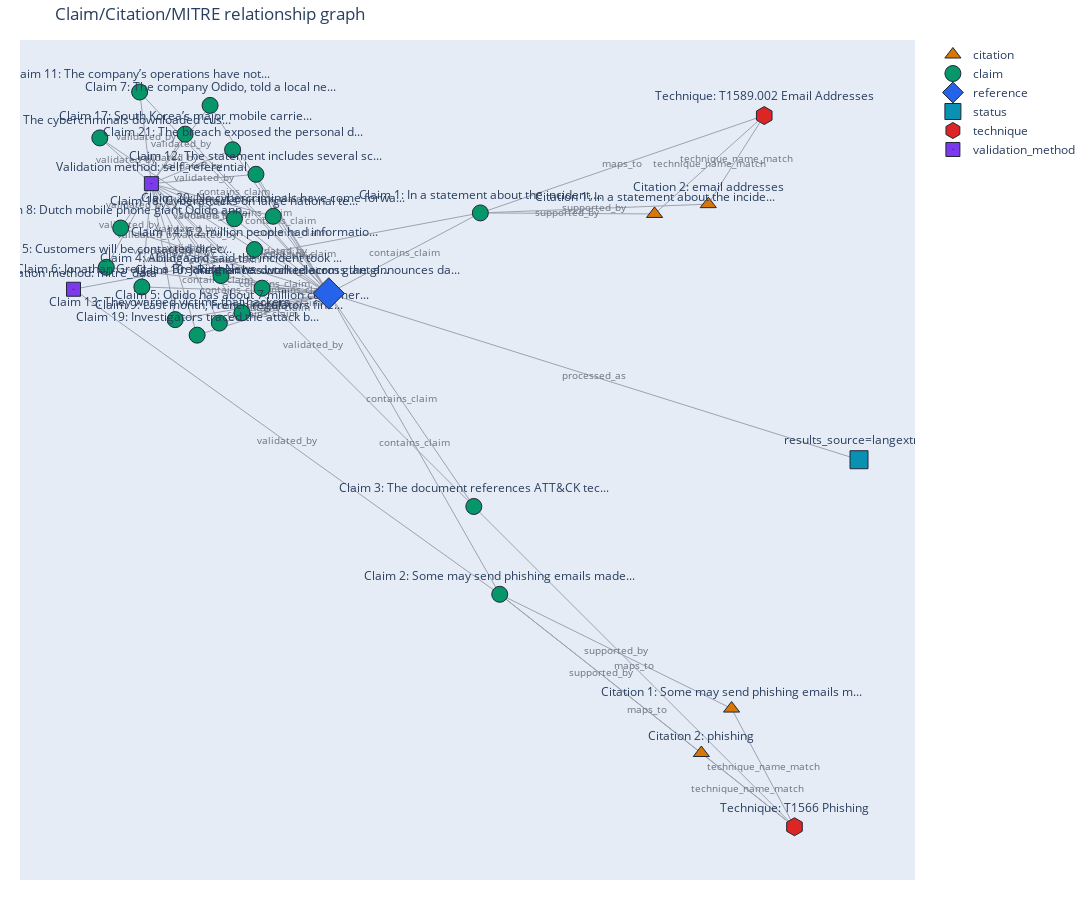
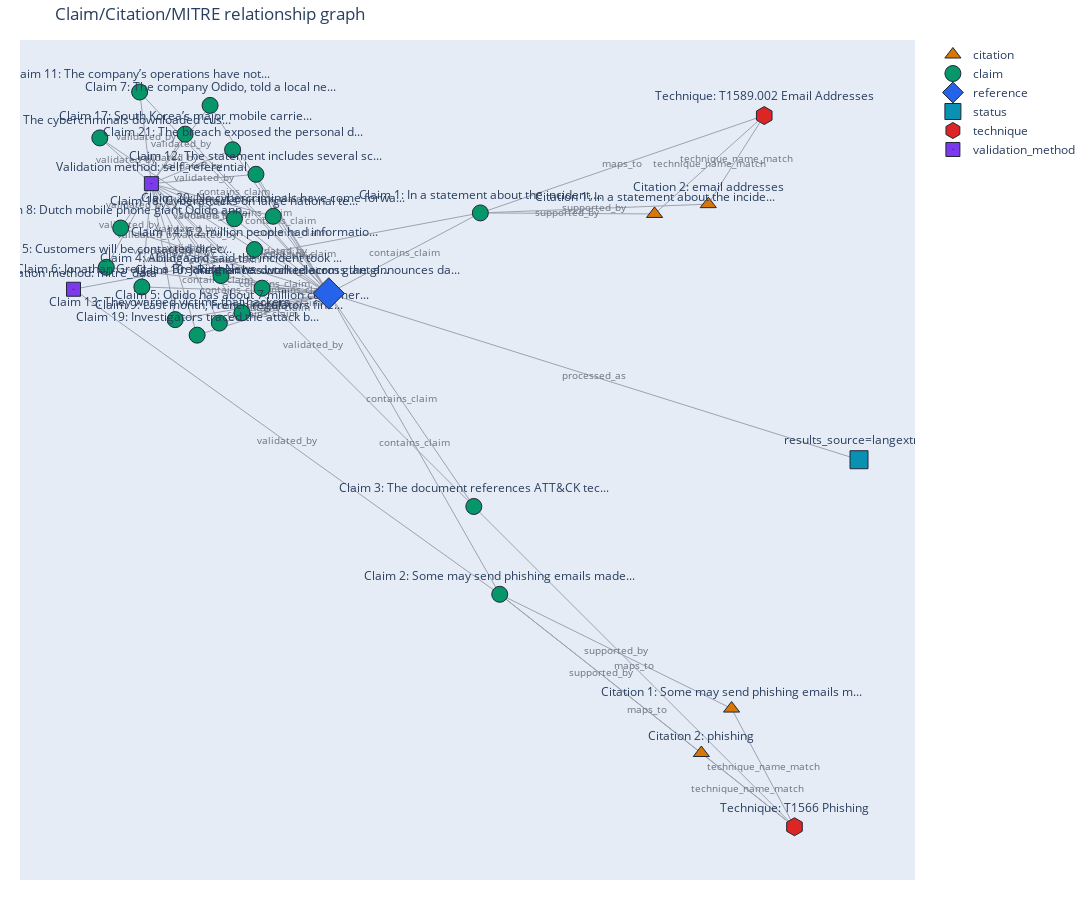

Source (notebook cell) for these figures, in order:
### Markdown cell above
## 7) Interactive visualization (Plotly over NetworkX layout)

### Code cell
def render_interactive_graph(graph: nx.DiGraph, seed: int = 42, width: int = 1300, height: int = 900):
    if graph.number_of_nodes() == 0:
        print('Graph is empty.')
        return None

    k_value = 1.4 / max(1.0, graph.number_of_nodes() ** 0.5)
    pos = nx.spring_layout(graph, seed=seed, k=k_value)

    edge_x, edge_y = [], []
    edge_label_x, edge_label_y, edge_labels = [], [], []
    for src, dst, edge_data in graph.edges(data=True):
        x0, y0 = pos[src]
        x1, y1 = pos[dst]
        edge_x.extend([x0, x1, None])
        edge_y.extend([y0, y1, None])
        edge_label_x.append((x0 + x1) / 2)
        edge_label_y.append((y0 + y1) / 2)
        edge_labels.append(str(edge_data.get('relation') or ''))

    edge_trace = go.Scatter(
        x=edge_x,
        y=edge_y,
        mode='lines',
        line=dict(width=1, color='#9ca3af'),
        hoverinfo='none',
        showlegend=False,
    )

    edge_label_trace = go.Scatter(
        x=edge_label_x,
        y=edge_label_y,
        mode='text',
        text=edge_labels,
        textfont=dict(size=10, color='#6b7280'),
        hoverinfo='none',
        showlegend=False,
    )

    node_style = {
        'reference': {'color': '#2563eb', 'symbol': 'diamond', 'size': 24},
        'status': {'color': '#0891b2', 'symbol': 'square', 'size': 18},
        'claim': {'color': '#059669', 'symbol': 'circle', 'size': 16},
        'technique': {'color': '#dc2626', 'symbol': 'hexagon', 'size': 18},
        'citation': {'color': '#d97706', 'symbol': 'triangle-up', 'size': 14},
        'validation_method': {'color': '#7c3aed', 'symbol': 'square-dot', 'size': 14},
        'other': {'color': '#6b7280', 'symbol': 'circle', 'size': 12},
    }

    traces = [edge_trace, edge_label_trace]
    node_types = sorted({graph.nodes[node].get('node_type', 'other') for node in graph.nodes})

    for node_type in node_types:
        nodes = [node for node in graph.nodes if graph.nodes[node].get('node_type', 'other') == node_type]
        if not nodes:
            continue
        style = node_style.get(node_type, node_style['other'])
        traces.append(
            go.Scatter(
                x=[pos[node][0] for node in nodes],
                y=[pos[node][1] for node in nodes],
                mode='markers+text',
                name=node_type,
                text=[_short(graph.nodes[node].get('label', node), 46) for node in nodes],
                textposition='top center',
                hovertext=[graph.nodes[node].get('hover', '') for node in nodes],
                hoverinfo='text',
                marker=dict(
                    size=style['size'],
                    color=style['color'],
                    symbol=style['symbol'],
                    line=dict(width=1, color='#1f2937'),
                ),
            )
        )

    fig = go.Figure(
        data=traces,
        layout=go.Layout(
            title='Claim/Citation/MITRE relationship graph',
            width=width,
            height=height,
            hovermode='closest',
            showlegend=True,
            margin=dict(l=20, r=20, t=40, b=20),
            xaxis=dict(showgrid=False, zeroline=False, showticklabels=False),
            yaxis=dict(showgrid=False, zeroline=False, showticklabels=False),
            dragmode='pan',
        ),
    )
    fig.show()
    return fig

graph = build_relationship_graph(result, max_claims=50, max_citations_per_linkage=2)
print(f'nodes={graph.number_of_nodes()} edges={graph.number_of_edges()}')
render_interactive_graph(graph)

### Figure 1 — Plotly figure (JSON) as saved in the notebook; plotly's stock layout.template omitted (floating-point values rounded to 4 significant figures; data arrays with more than 128 entries replaced by an {"elided": "..."} marker saying what was removed)
{"data": [{"hoverinfo": "none", "line": {"color": "#9ca3af", "width": 1}, "mode": "lines", "showlegend": false, "type": "scatter", "x": {"elided": "162 float values"}, "y": {"elided": "162 float values"}}, {"hoverinfo": "none", "mode": "text", "showlegend": false, "text": ["processed_as", "contains_claim", "contains_claim", "contains_claim", "contains_claim", "contains_claim", "contains_claim", "contains_claim", "contains_claim", "contains_claim", "contains_claim", "contains_claim", "contains_claim", "contains_claim", "contains_claim", "contains_claim", "contains_claim", "contains_claim", "contains_claim", "contains_claim", "contains_claim", "contains_claim", "validated_by", "maps_to", "supported_by", "supported_by", "validated_by", "maps_to", "supported_by", "supported_by", "validated_by", "maps_to", "validated_by", "validated_by", "validated_by", "validated_by", "validated_by", "validated_by", "validated_by", "validated_by", "validated_by", "validated_by", "validated_by", "validated_by", "validated_by", "validated_by", "validated_by", "validated_by", "validated_by", "validated_by", "technique_name_match", "technique_name_match", "technique_name_match", "technique_name_match"], "textfont": {"color": "#6b7280", "size": 10}, "type": "scatter", "x": [0.481, 0.1104, 0.1294, 0.1041, -0.1435, -0.1228, -0.2209, -0.1541, -0.2416, -0.145, -0.1032, -0.223, -0.1092, -0.1882, -0.1106, -0.2556, -0.262, -0.1785, -0.1302, -0.1668, -0.09229, -0.132, -0.1394, 0.5367, 0.4293, 0.4819, -0.1204, 0.5852, 0.5237, 0.4941, -0.06952, 0.5599, -0.317, -0.2964, -0.3944, -0.3277, -0.4151, -0.3186, -0.2768, -0.3966, -0.2827, -0.3618, -0.2842, -0.4292, -0.4356, -0.3521, -0.3038, -0.3403, -0.2659, -0.3056, 0.8121, 0.7825, 0.7072, 0.7597], "y": [-0.09772, 0.07241, -0.1905, -0.13, 0.02923, 0.003599, 0.02138, 0.1465, 0.06201, -0.003534, 0.02054, 0.1558, 0.09905, -0.001131, 0.04718, 0.03493, 0.1241, 0.1267, 0.06841, -0.01185, 0.0701, 0.116, 0.07528, 0.195, 0.1272, 0.134, -0.1876, -0.5582, -0.4767, -0.5073, -0.05428, -0.4976, 0.1049, 0.07928, 0.09706, 0.2222, 0.1377, 0.07215, 0.09622, 0.2315, 0.1747, 0.07455, 0.1229, 0.1106, 0.1998, 0.2024, 0.1441, 0.06383, 0.1458, 0.1916, -0.6369, -0.6676, 0.1943, 0.2011]}, {"hoverinfo": "text", "hovertext": ["offsets=1343:1412\nmethod=extraction_text\nrelation_to_mitre=technique_name_match\nvalidation_explanation=Citation includes the technique name for Phishing (T1566), grounding the MITRE linkage in source text.", "offsets=1357:1365\nmethod=technique_name\nrelation_to_mitre=technique_name_match\nvalidation_explanation=Citation includes the technique name for Phishing (T1566), grounding the MITRE linkage in source text.", "offsets=281:527\nmethod=extraction_span\nrelation_to_mitre=technique_name_match\nvalidation_explanation=Citation includes the technique name for Email Addresses (T1589.002), grounding the MITRE linkage in source text.", "offsets=404:419\nmethod=technique_name\nrelation_to_mitre=technique_name_match\nvalidation_explanation=Citation includes the technique name for Email Addresses (T1589.002), grounding the MITRE linkage in source text."], "marker": {"color": "#d97706", "line": {"color": "#1f2937", "width": 1}, "size": 14, "symbol": "triangle-up"}, "mode": "markers+text", "name": "citation", "text": ["Citation 1: Some may send phishing emails m...", "Citation 2: phishing", "Citation 1: In a statement about the incide...", "Citation 2: email addresses"], "textposition": "top center", "type": "scatter", "x": [0.7506, 0.6914, 0.5998, 0.705], "y": [-0.5555, -0.6167, 0.1265, 0.14]}, {"hoverinfo": "text", "hovertext": ["In a statement about the incident, Odido CEO Søren Abildgaard said names, bank account numbers, addresses, mobile numbers, email addresses, account numbers and IDs – ranging from passports to driver's license numbers – were stolen by the hackers.\n\nverdict=supported score=0.98\nvalidation_explanation=Citation includes the technique name for Email Addresses (T1589.002), grounding the MITRE linkage in source text.", "Some may send phishing emails made to look like Odido communications.\n\nverdict=supported score=0.75\nvalidation_explanation=Citation includes the technique name for Phishing (T1566), grounding the MITRE linkage in source text.", "The document references ATT&CK technique Phishing (T1566). Tactic: initial-access.\n\nverdict=partial score=0.65\nvalidation_explanation=Citation includes the technique name for Phishing (T1566), grounding the MITRE linkage in source text.", "Abildgaard said the incident took place on February 7 and was eventually reported to the Dutch Data Protection Authority once the breach was confirmed.\n\nverdict=supported score=0.88\nvalidation_explanation=Citation grounds the claim directly in source text; validation is self-referential.", "Odido has about 7 million customers and has changed names several times over the last decade, including a recent run as T-Mobile Netherlands from 2021 to 2023.\n\nverdict=supported score=0.88\nvalidation_explanation=Citation grounds the claim directly in source text; validation is self-referential.", "Jonathan Greig\nis a Breaking News Reporter at Recorded Future News.\n\nverdict=supported score=0.88\nvalidation_explanation=Citation grounds the claim directly in source text; validation is self-referential.", "The company Odido, told a local news outlet that 6.2 million people had information stolen.\n\nverdict=supported score=0.88\nvalidation_explanation=Citation grounds the claim directly in source text; validation is self-referential.", "Dutch mobile phone giant Odido announces data breach\nThe largest mobile phone provider in the Netherlands announced a cyberattack on Thursday that led to the theft of customer information.\n\nverdict=supported score=0.88\nvalidation_explanation=Citation grounds the claim directly in source text; validation is self-referential.", "Last month, French regulators fined a French telecom giant Free SAS and sister company Free Mobile $42 million for an incident that exposed the personal data, including international bank account numbers, of 24 million subscribers.\n\nverdict=supported score=0.88\nvalidation_explanation=Citation grounds the claim directly in source text; validation is self-referential.", "Jonathan has worked across the globe as a journalist since 2014.\n\nverdict=supported score=0.88\nvalidation_explanation=Citation grounds the claim directly in source text; validation is self-referential.", "The company’s operations have not been impacted by the attack and the unauthorized access “was terminated as quickly as possible.”\nNo cybercriminals have come forward to claim the attack.\n\nverdict=supported score=0.88\nvalidation_explanation=Citation grounds the claim directly in source text; validation is self-referential.", "The statement includes several scenarios outlining how cybercriminals could use the information they stole.\n\nverdict=supported score=0.88\nvalidation_explanation=Citation grounds the claim directly in source text; validation is self-referential.", "They warned victims that hackers could contact victims posing as Odido officials and use the information to verify their legitimacy.\n\nverdict=partial score=0.65\nvalidation_explanation=Citation grounds the claim directly in source text; validation is self-referential.", "6.2 million people had information stolen.\n\nverdict=partial score=0.65\nvalidation_explanation=Citation grounds the claim directly in source text; validation is self-referential.", "Customers will be contacted directly by Odido if they are impacted.\n\nverdict=partial score=0.65\nvalidation_explanation=Citation grounds the claim directly in source text; validation is self-referential.", "The cybercriminals downloaded customer information after gaining access.\n\nverdict=partial score=0.58\nvalidation_explanation=Citation grounds the claim directly in source text; validation is self-referential.", "South Korea’s major mobile carrier, SK Telecom, told shareholders in November that recovery costs and other losses tied to a recent data breach led to a 90 percent drop in operating profit for the third quarter.\n\nverdict=partial score=0.58\nvalidation_explanation=Citation grounds the claim directly in source text; validation is self-referential.", "Cyberattacks on large national telecoms have roiled several countries in recent months.\n\nverdict=partial score=0.58\nvalidation_explanation=Citation grounds the claim directly in source text; validation is self-referential.", "Investigators traced the attack back to a compromised customer contact system used by Odido.\n\nverdict=partial score=0.58\nvalidation_explanation=Citation grounds the claim directly in source text; validation is self-referential.", "No cybercriminals have come forward to claim the attack.\n\nverdict=partial score=0.58\nvalidation_explanation=Citation grounds the claim directly in source text; validation is self-referential.", "The breach exposed the personal data of about 27 million customers.\n\nverdict=partial score=0.58\nvalidation_explanation=Citation grounds the claim directly in source text; validation is self-referential."], "marker": {"color": "#059669", "line": {"color": "#1f2937", "width": 1}, "size": 16, "symbol": "circle"}, "mode": "markers+text", "name": "claim", "text": ["Claim 1: In a statement about the incident,...", "Claim 2: Some may send phishing emails made...", "Claim 3: The document references ATT&CK tec...", "Claim 4: Abildgaard said the incident took ...", "Claim 5: Odido has about 7 million customer...", "Claim 6: Jonathan Greig is a Breaking News ...", "Claim 7: The company Odido, told a local ne...", "Claim 8: Dutch mobile phone giant Odido ann...", "Claim 9: Last month, French regulators fine...", "Claim 10: Jonathan has worked across the gl...", "Claim 11: The company’s operations have not...", "Claim 12: The statement includes several sc...", "Claim 13: They warned victims that hackers ...", "Claim 14: 6.2 million people had informatio...", "Claim 15: Customers will be contacted direc...", "Claim 16: The cybercriminals downloaded cus...", "Claim 17: South Korea’s major mobile carrie...", "Claim 18: Cyberattacks on large national te...", "Claim 19: Investigators traced the attack b...", "Claim 20: No cybercriminals have come forwa...", "Claim 21: The breach exposed the personal d..."], "textposition": "top center", "type": "scatter", "x": [0.2588, 0.2968, 0.2461, -0.2489, -0.2077, -0.4038, -0.2702, -0.4452, -0.2521, -0.1685, -0.4081, -0.1804, -0.3385, -0.1833, -0.4733, -0.4861, -0.319, -0.2225, -0.2956, -0.1466, -0.2261], "y": [0.1279, -0.3979, -0.2769, 0.04153, -0.009736, 0.02584, 0.2761, 0.1071, -0.024, 0.02414, 0.2946, 0.1812, -0.0192, 0.07743, 0.05293, 0.2313, 0.2365, 0.1199, -0.04062, 0.1233, 0.215]}, {"hoverinfo": "text", "hovertext": ["URL: https://web.archive.org/web/20260213141303/https://therecord.media/dutch-telecom-giant-announces-data-breach"], "marker": {"color": "#2563eb", "line": {"color": "#1f2937", "width": 1}, "size": 24, "symbol": "diamond"}, "mode": "markers+text", "name": "reference", "text": ["Reference: dutch telecom giant announces da..."], "textposition": "top center", "type": "scatter", "x": [-0.03796], "y": [0.01693]}, {"hoverinfo": "text", "hovertext": ["{\n  \"techniques\": 703,\n  \"langextract_available\": true,\n  \"provider\": \"openai\",\n  \"model_id\": \"gpt-5-mini\",\n  \"openai_reasoning_effort\": \"high\",\n  \"show_progress\": false,\n  \"quiet_absl\": true,\n  \"results_source\": \"langextract\",\n  \"langextract_error\": null,\n  \"claim_first_pass_error\": null,\n  \"claims_count\": 21,\n  \"mitre_claims_count\": 1,\n  \"falsifiable_claims_count\": 20,\n  \"mitre_linkages_count\": 2,\n  \"claim_assessments_count\": 21,\n  \"claim_associations_count\": 23,\n  \"cache_path\": \"/home/gangsta/.cache/mitre_enterprise_attack.json\",\n  \"reference_url_override\": \"https://therecord.media/dutch-telecom-giant-announces-data-breach\",\n  \"prefer_wayback\": true,\n  \"llm_paywall_check\": true,\n  \"max_wayback_urls\": 8,\n  \"nli_stance_check\": true,\n  \"nli_pairs_count\": 23,\n  \"nli_labeled_count\": 0,\n  \"nli_status\": \"nli failed: BadRequestError\",\n  \"token_usage_overall\": {\n    \"input_tokens\": 0,\n    \"output_tokens\": 0,\n    \"cached_tokens\": 0,\n    \"total_tokens\": 0\n  }\n}"], "marker": {"color": "#0891b2", "line": {"color": "#1f2937", "width": 1}, "size": 18, "symbol": "square"}, "mode": "markers+text", "name": "status", "text": ["results_source=langextract"], "textposition": "top center", "type": "scatter", "x": [1], "y": [-0.2124]}, {"hoverinfo": "text", "hovertext": ["T1589.002 Email Addresses", "T1566 Phishing"], "marker": {"color": "#dc2626", "line": {"color": "#1f2937", "width": 1}, "size": 18, "symbol": "hexagon"}, "mode": "markers+text", "name": "technique", "text": ["Technique: T1589.002 Email Addresses", "Technique: T1566 Phishing"], "textposition": "top center", "type": "scatter", "x": [0.8145, 0.8737], "y": [0.2622, -0.7184]}, {"hoverinfo": "text", "hovertext": ["mitre_data", "self_referential"], "marker": {"color": "#7c3aed", "line": {"color": "#1f2937", "width": 1}, "size": 14, "symbol": "square-dot"}, "mode": "markers+text", "name": "validation_method", "text": ["Validation method: mitre_data", "Validation method: self_referential"], "textposition": "top center", "type": "scatter", "x": [-0.5376, -0.3851], "y": [0.02266, 0.1683]}], "layout": {"dragmode": "pan", "height": 900, "hovermode": "closest", "margin": {"b": 20, "l": 20, "r": 20, "t": 40}, "showlegend": true, "title": {"text": "Claim/Citation/MITRE relationship graph"}, "width": 1300, "xaxis": {"showgrid": false, "showticklabels": false, "zeroline": false}, "yaxis": {"showgrid": false, "showticklabels": false, "zeroline": false}}}

### Figure 2 — Plotly figure (JSON) as saved in the notebook; plotly's stock layout.template omitted (floating-point values rounded to 4 significant figures; data arrays with more than 128 entries replaced by an {"elided": "..."} marker saying what was removed)
{"data": [{"hoverinfo": "none", "line": {"color": "#9ca3af", "width": 1}, "mode": "lines", "showlegend": false, "type": "scatter", "x": {"elided": "162 float values"}, "y": {"elided": "162 float values"}}, {"hoverinfo": "none", "mode": "text", "showlegend": false, "text": ["processed_as", "contains_claim", "contains_claim", "contains_claim", "contains_claim", "contains_claim", "contains_claim", "contains_claim", "contains_claim", "contains_claim", "contains_claim", "contains_claim", "contains_claim", "contains_claim", "contains_claim", "contains_claim", "contains_claim", "contains_claim", "contains_claim", "contains_claim", "contains_claim", "contains_claim", "validated_by", "maps_to", "supported_by", "supported_by", "validated_by", "maps_to", "supported_by", "supported_by", "validated_by", "maps_to", "validated_by", "validated_by", "validated_by", "validated_by", "validated_by", "validated_by", "validated_by", "validated_by", "validated_by", "validated_by", "validated_by", "validated_by", "validated_by", "validated_by", "validated_by", "validated_by", "validated_by", "validated_by", "technique_name_match", "technique_name_match", "technique_name_match", "technique_name_match"], "textfont": {"color": "#6b7280", "size": 10}, "type": "scatter", "x": [0.481, 0.1104, 0.1294, 0.1041, -0.1435, -0.1228, -0.2209, -0.1541, -0.2416, -0.145, -0.1032, -0.223, -0.1092, -0.1882, -0.1106, -0.2556, -0.262, -0.1785, -0.1302, -0.1668, -0.09229, -0.132, -0.1394, 0.5367, 0.4293, 0.4819, -0.1204, 0.5852, 0.5237, 0.4941, -0.06952, 0.5599, -0.317, -0.2964, -0.3944, -0.3277, -0.4151, -0.3186, -0.2768, -0.3966, -0.2827, -0.3618, -0.2842, -0.4292, -0.4356, -0.3521, -0.3038, -0.3403, -0.2659, -0.3056, 0.8121, 0.7825, 0.7072, 0.7597], "y": [-0.09772, 0.07241, -0.1905, -0.13, 0.02923, 0.003599, 0.02138, 0.1465, 0.06201, -0.003534, 0.02054, 0.1558, 0.09905, -0.001131, 0.04718, 0.03493, 0.1241, 0.1267, 0.06841, -0.01185, 0.0701, 0.116, 0.07528, 0.195, 0.1272, 0.134, -0.1876, -0.5582, -0.4767, -0.5073, -0.05428, -0.4976, 0.1049, 0.07928, 0.09706, 0.2222, 0.1377, 0.07215, 0.09622, 0.2315, 0.1747, 0.07455, 0.1229, 0.1106, 0.1998, 0.2024, 0.1441, 0.06383, 0.1458, 0.1916, -0.6369, -0.6676, 0.1943, 0.2011]}, {"hoverinfo": "text", "hovertext": ["offsets=1343:1412\nmethod=extraction_text\nrelation_to_mitre=technique_name_match\nvalidation_explanation=Citation includes the technique name for Phishing (T1566), grounding the MITRE linkage in source text.", "offsets=1357:1365\nmethod=technique_name\nrelation_to_mitre=technique_name_match\nvalidation_explanation=Citation includes the technique name for Phishing (T1566), grounding the MITRE linkage in source text.", "offsets=281:527\nmethod=extraction_span\nrelation_to_mitre=technique_name_match\nvalidation_explanation=Citation includes the technique name for Email Addresses (T1589.002), grounding the MITRE linkage in source text.", "offsets=404:419\nmethod=technique_name\nrelation_to_mitre=technique_name_match\nvalidation_explanation=Citation includes the technique name for Email Addresses (T1589.002), grounding the MITRE linkage in source text."], "marker": {"color": "#d97706", "line": {"color": "#1f2937", "width": 1}, "size": 14, "symbol": "triangle-up"}, "mode": "markers+text", "name": "citation", "text": ["Citation 1: Some may send phishing emails m...", "Citation 2: phishing", "Citation 1: In a statement about the incide...", "Citation 2: email addresses"], "textposition": "top center", "type": "scatter", "x": [0.7506, 0.6914, 0.5998, 0.705], "y": [-0.5555, -0.6167, 0.1265, 0.14]}, {"hoverinfo": "text", "hovertext": ["In a statement about the incident, Odido CEO Søren Abildgaard said names, bank account numbers, addresses, mobile numbers, email addresses, account numbers and IDs – ranging from passports to driver's license numbers – were stolen by the hackers.\n\nverdict=supported score=0.98\nvalidation_explanation=Citation includes the technique name for Email Addresses (T1589.002), grounding the MITRE linkage in source text.", "Some may send phishing emails made to look like Odido communications.\n\nverdict=supported score=0.75\nvalidation_explanation=Citation includes the technique name for Phishing (T1566), grounding the MITRE linkage in source text.", "The document references ATT&CK technique Phishing (T1566). Tactic: initial-access.\n\nverdict=partial score=0.65\nvalidation_explanation=Citation includes the technique name for Phishing (T1566), grounding the MITRE linkage in source text.", "Abildgaard said the incident took place on February 7 and was eventually reported to the Dutch Data Protection Authority once the breach was confirmed.\n\nverdict=supported score=0.88\nvalidation_explanation=Citation grounds the claim directly in source text; validation is self-referential.", "Odido has about 7 million customers and has changed names several times over the last decade, including a recent run as T-Mobile Netherlands from 2021 to 2023.\n\nverdict=supported score=0.88\nvalidation_explanation=Citation grounds the claim directly in source text; validation is self-referential.", "Jonathan Greig\nis a Breaking News Reporter at Recorded Future News.\n\nverdict=supported score=0.88\nvalidation_explanation=Citation grounds the claim directly in source text; validation is self-referential.", "The company Odido, told a local news outlet that 6.2 million people had information stolen.\n\nverdict=supported score=0.88\nvalidation_explanation=Citation grounds the claim directly in source text; validation is self-referential.", "Dutch mobile phone giant Odido announces data breach\nThe largest mobile phone provider in the Netherlands announced a cyberattack on Thursday that led to the theft of customer information.\n\nverdict=supported score=0.88\nvalidation_explanation=Citation grounds the claim directly in source text; validation is self-referential.", "Last month, French regulators fined a French telecom giant Free SAS and sister company Free Mobile $42 million for an incident that exposed the personal data, including international bank account numbers, of 24 million subscribers.\n\nverdict=supported score=0.88\nvalidation_explanation=Citation grounds the claim directly in source text; validation is self-referential.", "Jonathan has worked across the globe as a journalist since 2014.\n\nverdict=supported score=0.88\nvalidation_explanation=Citation grounds the claim directly in source text; validation is self-referential.", "The company’s operations have not been impacted by the attack and the unauthorized access “was terminated as quickly as possible.”\nNo cybercriminals have come forward to claim the attack.\n\nverdict=supported score=0.88\nvalidation_explanation=Citation grounds the claim directly in source text; validation is self-referential.", "The statement includes several scenarios outlining how cybercriminals could use the information they stole.\n\nverdict=supported score=0.88\nvalidation_explanation=Citation grounds the claim directly in source text; validation is self-referential.", "They warned victims that hackers could contact victims posing as Odido officials and use the information to verify their legitimacy.\n\nverdict=partial score=0.65\nvalidation_explanation=Citation grounds the claim directly in source text; validation is self-referential.", "6.2 million people had information stolen.\n\nverdict=partial score=0.65\nvalidation_explanation=Citation grounds the claim directly in source text; validation is self-referential.", "Customers will be contacted directly by Odido if they are impacted.\n\nverdict=partial score=0.65\nvalidation_explanation=Citation grounds the claim directly in source text; validation is self-referential.", "The cybercriminals downloaded customer information after gaining access.\n\nverdict=partial score=0.58\nvalidation_explanation=Citation grounds the claim directly in source text; validation is self-referential.", "South Korea’s major mobile carrier, SK Telecom, told shareholders in November that recovery costs and other losses tied to a recent data breach led to a 90 percent drop in operating profit for the third quarter.\n\nverdict=partial score=0.58\nvalidation_explanation=Citation grounds the claim directly in source text; validation is self-referential.", "Cyberattacks on large national telecoms have roiled several countries in recent months.\n\nverdict=partial score=0.58\nvalidation_explanation=Citation grounds the claim directly in source text; validation is self-referential.", "Investigators traced the attack back to a compromised customer contact system used by Odido.\n\nverdict=partial score=0.58\nvalidation_explanation=Citation grounds the claim directly in source text; validation is self-referential.", "No cybercriminals have come forward to claim the attack.\n\nverdict=partial score=0.58\nvalidation_explanation=Citation grounds the claim directly in source text; validation is self-referential.", "The breach exposed the personal data of about 27 million customers.\n\nverdict=partial score=0.58\nvalidation_explanation=Citation grounds the claim directly in source text; validation is self-referential."], "marker": {"color": "#059669", "line": {"color": "#1f2937", "width": 1}, "size": 16, "symbol": "circle"}, "mode": "markers+text", "name": "claim", "text": ["Claim 1: In a statement about the incident,...", "Claim 2: Some may send phishing emails made...", "Claim 3: The document references ATT&CK tec...", "Claim 4: Abildgaard said the incident took ...", "Claim 5: Odido has about 7 million customer...", "Claim 6: Jonathan Greig is a Breaking News ...", "Claim 7: The company Odido, told a local ne...", "Claim 8: Dutch mobile phone giant Odido ann...", "Claim 9: Last month, French regulators fine...", "Claim 10: Jonathan has worked across the gl...", "Claim 11: The company’s operations have not...", "Claim 12: The statement includes several sc...", "Claim 13: They warned victims that hackers ...", "Claim 14: 6.2 million people had informatio...", "Claim 15: Customers will be contacted direc...", "Claim 16: The cybercriminals downloaded cus...", "Claim 17: South Korea’s major mobile carrie...", "Claim 18: Cyberattacks on large national te...", "Claim 19: Investigators traced the attack b...", "Claim 20: No cybercriminals have come forwa...", "Claim 21: The breach exposed the personal d..."], "textposition": "top center", "type": "scatter", "x": [0.2588, 0.2968, 0.2461, -0.2489, -0.2077, -0.4038, -0.2702, -0.4452, -0.2521, -0.1685, -0.4081, -0.1804, -0.3385, -0.1833, -0.4733, -0.4861, -0.319, -0.2225, -0.2956, -0.1466, -0.2261], "y": [0.1279, -0.3979, -0.2769, 0.04153, -0.009736, 0.02584, 0.2761, 0.1071, -0.024, 0.02414, 0.2946, 0.1812, -0.0192, 0.07743, 0.05293, 0.2313, 0.2365, 0.1199, -0.04062, 0.1233, 0.215]}, {"hoverinfo": "text", "hovertext": ["URL: https://web.archive.org/web/20260213141303/https://therecord.media/dutch-telecom-giant-announces-data-breach"], "marker": {"color": "#2563eb", "line": {"color": "#1f2937", "width": 1}, "size": 24, "symbol": "diamond"}, "mode": "markers+text", "name": "reference", "text": ["Reference: dutch telecom giant announces da..."], "textposition": "top center", "type": "scatter", "x": [-0.03796], "y": [0.01693]}, {"hoverinfo": "text", "hovertext": ["{\n  \"techniques\": 703,\n  \"langextract_available\": true,\n  \"provider\": \"openai\",\n  \"model_id\": \"gpt-5-mini\",\n  \"openai_reasoning_effort\": \"high\",\n  \"show_progress\": false,\n  \"quiet_absl\": true,\n  \"results_source\": \"langextract\",\n  \"langextract_error\": null,\n  \"claim_first_pass_error\": null,\n  \"claims_count\": 21,\n  \"mitre_claims_count\": 1,\n  \"falsifiable_claims_count\": 20,\n  \"mitre_linkages_count\": 2,\n  \"claim_assessments_count\": 21,\n  \"claim_associations_count\": 23,\n  \"cache_path\": \"/home/gangsta/.cache/mitre_enterprise_attack.json\",\n  \"reference_url_override\": \"https://therecord.media/dutch-telecom-giant-announces-data-breach\",\n  \"prefer_wayback\": true,\n  \"llm_paywall_check\": true,\n  \"max_wayback_urls\": 8,\n  \"nli_stance_check\": true,\n  \"nli_pairs_count\": 23,\n  \"nli_labeled_count\": 0,\n  \"nli_status\": \"nli failed: BadRequestError\",\n  \"token_usage_overall\": {\n    \"input_tokens\": 0,\n    \"output_tokens\": 0,\n    \"cached_tokens\": 0,\n    \"total_tokens\": 0\n  }\n}"], "marker": {"color": "#0891b2", "line": {"color": "#1f2937", "width": 1}, "size": 18, "symbol": "square"}, "mode": "markers+text", "name": "status", "text": ["results_source=langextract"], "textposition": "top center", "type": "scatter", "x": [1], "y": [-0.2124]}, {"hoverinfo": "text", "hovertext": ["T1589.002 Email Addresses", "T1566 Phishing"], "marker": {"color": "#dc2626", "line": {"color": "#1f2937", "width": 1}, "size": 18, "symbol": "hexagon"}, "mode": "markers+text", "name": "technique", "text": ["Technique: T1589.002 Email Addresses", "Technique: T1566 Phishing"], "textposition": "top center", "type": "scatter", "x": [0.8145, 0.8737], "y": [0.2622, -0.7184]}, {"hoverinfo": "text", "hovertext": ["mitre_data", "self_referential"], "marker": {"color": "#7c3aed", "line": {"color": "#1f2937", "width": 1}, "size": 14, "symbol": "square-dot"}, "mode": "markers+text", "name": "validation_method", "text": ["Validation method: mitre_data", "Validation method: self_referential"], "textposition": "top center", "type": "scatter", "x": [-0.5376, -0.3851], "y": [0.02266, 0.1683]}], "layout": {"dragmode": "pan", "height": 900, "hovermode": "closest", "margin": {"b": 20, "l": 20, "r": 20, "t": 40}, "showlegend": true, "title": {"text": "Claim/Citation/MITRE relationship graph"}, "width": 1300, "xaxis": {"showgrid": false, "showticklabels": false, "zeroline": false}, "yaxis": {"showgrid": false, "showticklabels": false, "zeroline": false}}}
